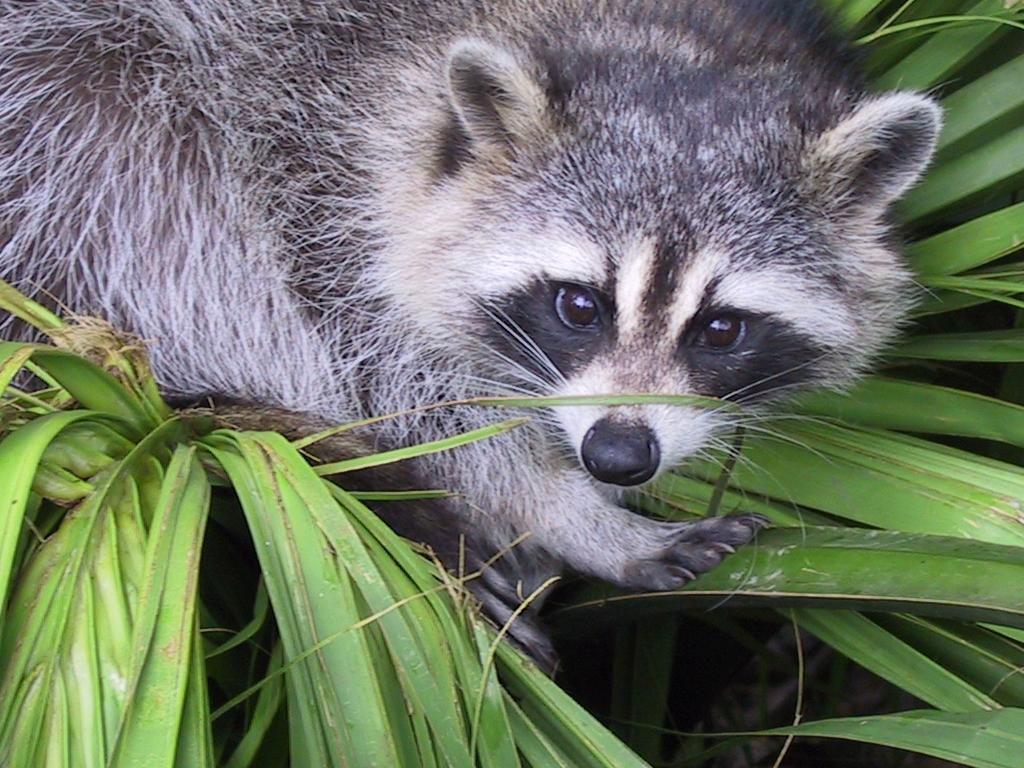
#> input picture python-array-01/ex04/animal.jpeg, 1024 x 768 px
$ python rotate.py
#> lines starting #> are read from the running program, lines starting #| are printed output that depends on the picture
### python-array-01/ex04/load_image.py
import os

import numpy as np
from PIL import Image, UnidentifiedImageError


def ft_load(path: str) -> np.ndarray:
    """Load a JPG/JPEG image and return its pixels as an RGB numpy array.

    Prints the shape of the image on success and returns a numpy
    ``ndarray`` of dtype ``uint8`` with shape ``(height, width, 3)``.
    On any error, prints a clear message and returns ``None`` instead
    of raising.
    """
    supported = (".jpg", ".jpeg")
    try:
        if not isinstance(path, str):
            raise TypeError(
                f"path must be a str, not {type(path).__name__}"
            )
        extension = os.path.splitext(path)[1].lower()
        if extension not in supported:
            raise ValueError(
                f"unsupported format '{extension}' for '{path}', "
                f"expected one of {supported}"
            )
        with Image.open(path) as image:
            # np.array (not np.asarray) so the caller gets a writeable copy:
            # asarray wraps Pillow's read-only buffer, and the callers
            # assign into the array in place.
            array = np.array(image.convert("RGB"), dtype=np.uint8)
        print(f"The shape of image is: {array.shape}")
        return array
    except FileNotFoundError:
        print(f"Error: file not found: '{path}'")
    except UnidentifiedImageError:
        print(f"Error: '{path}' is not a valid image file")
    except Image.DecompressionBombError:
        # Not an OSError: Pillow refuses images whose header claims more
        # pixels than Image.MAX_IMAGE_PIXELS, so it would escape otherwise.
        print(f"Error: '{path}' claims too many pixels to be loaded safely")
    except PermissionError:
        print(f"Error: permission denied: '{path}'")
    except IsADirectoryError:
        print(f"Error: '{path}' is a directory, not a file")
    except OSError as error:
        print(f"Error: cannot read '{path}': {error}")
    except (TypeError, ValueError) as error:
        print(f"Error: {error}")
    return None

### python-array-01/ex04/rotate.py
import numpy as np
import matplotlib.pyplot as plt
from load_image import ft_load


def ft_transpose(square: np.ndarray) -> np.ndarray:
    """Transpose a (N, N, 1) single-channel square into a (N, N) array.

    The transposition is done by hand: every value found at ``[y][x]``
    is written at ``[x][y]`` and the trailing channel axis is dropped.
    No library transpose helper is used.
    """
    height, width = square.shape[0], square.shape[1]
    rows = []
    for x in range(width):
        row = []
        for y in range(height):
            row.append(square[y][x][0])
        rows.append(row)
    return np.array(rows, dtype=square.dtype)


def display(image: np.ndarray) -> None:
    """Display a 2D grayscale image with the scale on both axes."""
    plt.imshow(image, cmap="gray")
    plt.title("Transposed square")
    plt.show()


def main() -> None:
    """Load animal.jpeg, cut a square, transpose it by hand, display it."""
    try:
        image = ft_load("animal.jpeg")
#> in ft_load, image is the input picture: PIL image 1024x768 RGB; mean R, G, B 110.7, 117.7, 102.1
#| The shape of image is: (768, 1024, 3)
        if image is None:
            print("Error: could not load the image, nothing to rotate")
            return
        square = image[200:600, 450:850, 0:1]
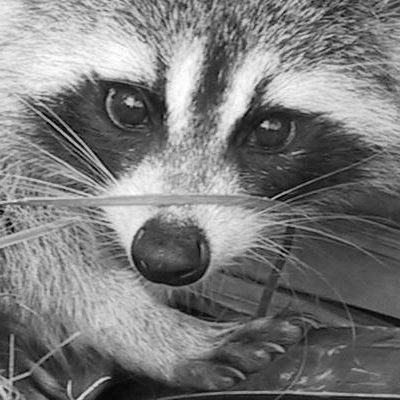
#> square: shape (400, 400, 1); min 0, max 255, mean 122.3
        if square.shape != (400, 400, 1):
            print(
                f"Error: expected a (400, 400, 1) square, "
                f"got {square.shape}"
            )
            return
        print(f"The shape of image is: {square.shape}")
#| The shape of image is: (400, 400, 1)
        print(square)
#> (printed output is left out)
        transposed = ft_transpose(square)
#> after the loop in ft_transpose, `for x in range(width):`: rows = 400 items
#> in ft_transpose, `return np.array(rows, dtype=square.dtype)`:
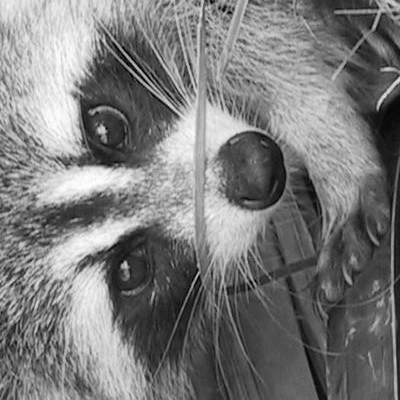
#> returned value: shape (400, 400); min 0, max 255, mean 122.3
        print(f"New shape after Transpose: {transposed.shape}")
#| New shape after Transpose: (400, 400)
        print(transposed)
#> (printed output is left out)
        display(transposed)
    except (ValueError, TypeError, IndexError) as error:
        print(f"Error: {error}")


if __name__ == "__main__":
    main()
